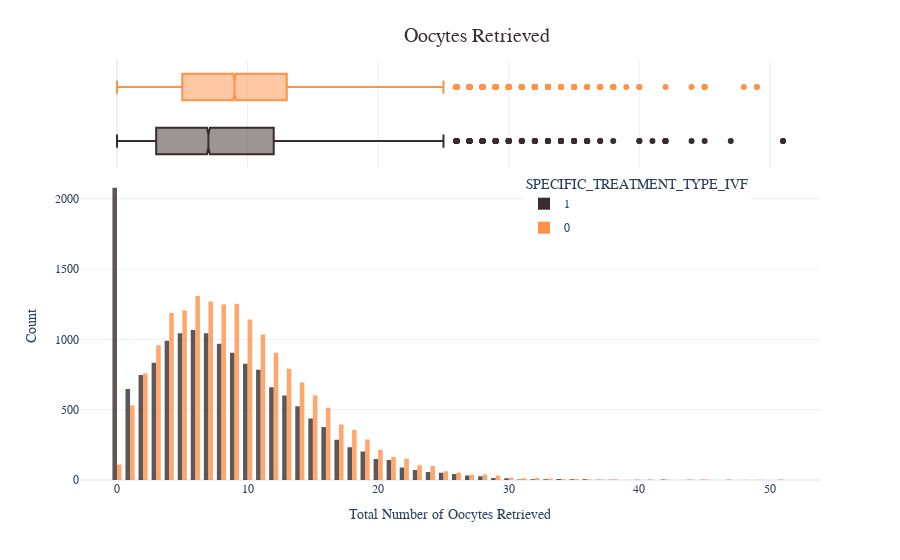

This figure's notebook cell:
### Code cell
fig = px.histogram(HFEA_train, x='FRESH_EGGS_COLLECTED', color='SPECIFIC_TREATMENT_TYPE_IVF', template='plotly_white',
                   marginal='box', opacity=0.8, nbins=int(HFEA_train['FRESH_EGGS_COLLECTED'].max()+1), 
                   color_discrete_sequence=[colours_gaia[1],colours_gaia[0]], barmode='group', histfunc='count')

fig.update_layout(
    font_family='Didot',
    title=dict(text='Oocytes Retrieved',x=0.53,y=0.95,
               font=dict(color=colours_gaia[1],size=20)),
    xaxis_title_text='Total Number of Oocytes Retrieved',
    yaxis_title_text='Count',
    legend=dict(x=0.6,y=0.65,bordercolor=colours_gaia[1],borderwidth=0,tracegroupgap=5),
    bargap=0.3,
)
fig.show()

### Figure 1 — Plotly figure (JSON) as saved in the notebook; plotly's stock layout.template omitted (floating-point values rounded to 4 significant figures; data arrays with more than 128 entries replaced by an {"elided": "..."} marker saying what was removed)
{"data": [{"alignmentgroup": "True", "bingroup": "x", "histfunc": "count", "hovertemplate": "SPECIFIC_TREATMENT_TYPE_IVF=1<br>FRESH_EGGS_COLLECTED=%{x}<br>count=%{y}<extra></extra>", "legendgroup": "1", "marker": {"color": "#382C2E", "opacity": 0.8, "pattern": {"shape": ""}}, "name": "1", "nbinsx": 52, "offsetgroup": "1", "orientation": "v", "showlegend": true, "type": "histogram", "x": {"elided": "15995 int values"}, "xaxis": "x", "yaxis": "y"}, {"alignmentgroup": "True", "hovertemplate": "SPECIFIC_TREATMENT_TYPE_IVF=1<br>FRESH_EGGS_COLLECTED=%{x}<extra></extra>", "legendgroup": "1", "marker": {"color": "#382C2E"}, "name": "1", "notched": true, "offsetgroup": "1", "showlegend": false, "type": "box", "x": {"elided": "15995 int values"}, "xaxis": "x2", "yaxis": "y2"}, {"alignmentgroup": "True", "bingroup": "x", "histfunc": "count", "hovertemplate": "SPECIFIC_TREATMENT_TYPE_IVF=0<br>FRESH_EGGS_COLLECTED=%{x}<br>count=%{y}<extra></extra>", "legendgroup": "0", "marker": {"color": "#FF9249", "opacity": 0.8, "pattern": {"shape": ""}}, "name": "0", "nbinsx": 52, "offsetgroup": "0", "orientation": "v", "showlegend": true, "type": "histogram", "x": {"elided": "17600 int values"}, "xaxis": "x", "yaxis": "y"}, {"alignmentgroup": "True", "hovertemplate": "SPECIFIC_TREATMENT_TYPE_IVF=0<br>FRESH_EGGS_COLLECTED=%{x}<extra></extra>", "legendgroup": "0", "marker": {"color": "#FF9249"}, "name": "0", "notched": true, "offsetgroup": "0", "showlegend": false, "type": "box", "x": {"elided": "17600 int values"}, "xaxis": "x2", "yaxis": "y2"}], "layout": {"bargap": 0.3, "barmode": "group", "font": {"family": "Didot"}, "legend": {"bordercolor": "#382C2E", "borderwidth": 0, "title": {"text": "SPECIFIC_TREATMENT_TYPE_IVF"}, "tracegroupgap": 5, "x": 0.6, "y": 0.65}, "margin": {"t": 60}, "title": {"font": {"color": "#382C2E", "size": 20}, "text": "Oocytes Retrieved", "x": 0.53, "y": 0.95}, "xaxis": {"anchor": "y", "domain": [0, 1], "title": {"text": "Total Number of Oocytes Retrieved"}}, "xaxis2": {"anchor": "y2", "domain": [0, 1], "matches": "x", "showgrid": true, "showticklabels": false}, "yaxis": {"anchor": "x", "domain": [0, 0.7326], "title": {"text": "Count"}}, "yaxis2": {"anchor": "x2", "domain": [0.7426, 1], "matches": "y2", "showgrid": false, "showline": false, "showticklabels": false, "ticks": ""}}}
